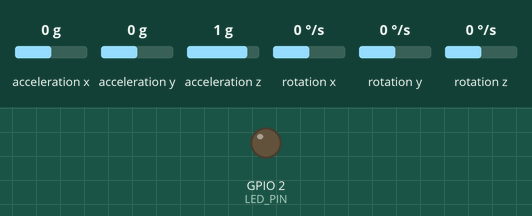
This program was run on a simulated ESP32. On the bench: output pins drawn as LEDs (lit = HIGH). Wiring (inferred from the names in the program): MPU-6050 motion sensor at I2C address 0x68. Inputs (shaded band) come from the test bench; at power-on: acceleration x 0 g, acceleration y 0 g, acceleration z 1 g, rotation x 0 °/s, rotation y 0 °/s, rotation z 0 °/s. What the program prints to the serial monitor is not drawn.

Above: at 0.01 s.
At 1.2 s:
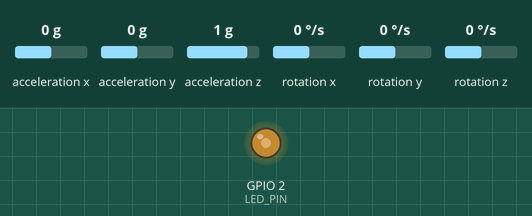
1.3 s: acceleration x set to -1.4 g
3.2 s: acceleration y set to -1.4 g
5.1 s: acceleration z set to -1.4 g
7.0 s: rotation x set to -192 °/s
Timing chart, 0 to 9.9 s (numbered marks = the images above; inputs shaded):
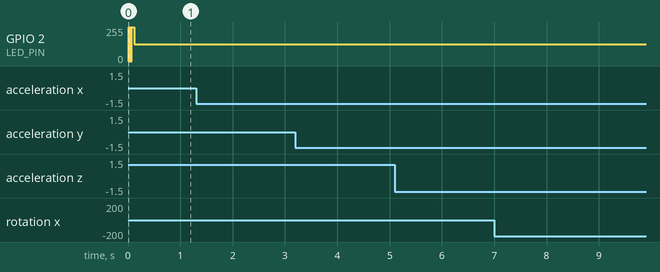

The program:

main.cpp
```cpp
#include <Arduino.h>

#include "my_func.h"
#include "MyMPU6050.h"

#define LED_PIN 2

hw_timer_t *timer = NULL;
volatile SemaphoreHandle_t timerSemaphore;
portMUX_TYPE timerMux = portMUX_INITIALIZER_UNLOCKED;

void ARDUINO_ISR_ATTR onTimer()
{

  portENTER_CRITICAL_ISR(&timerMux);

  portEXIT_CRITICAL_ISR(&timerMux);
  // Give a semaphore that we can check in the loop
  xSemaphoreGiveFromISR(timerSemaphore, NULL);
  // It is safe to use digitalRead/Write here if you want to toggle an output
  digitalWrite(LED_PIN, !digitalRead(LED_PIN));
}

void setup()
{
    // inicializando seril comm
    Serial.begin(115200);

    // inicializando MPU
    MPU_init();

    // Create semaphore to inform us when the timer has fired
    timerSemaphore = xSemaphoreCreateBinary();

    // Set timer frequency to 1Mhz
    timer = timerBegin(0, 80, true);

    // Attach onTimer function to our timer.
    timerAttachInterrupt(timer, &onTimer, true);

    // Set alarm to call onTimer function every second (value in microseconds).
    // Repeat the alarm (third parameter) with unlimited count = 0 (fourth parameter).
    timerAlarmWrite(timer, 10000, true);
    timerAlarmEnable(timer);

    // Configura el pin GPIO 2 como salida digital
    pinMode(LED_PIN, OUTPUT);
    digitalWrite(LED_PIN, LOW);

}

void loop()
{
    if(xSemaphoreTake(timerSemaphore, 0) == pdTRUE)
    {

      float acc[3] = {0};
      float gyr[3] = {0};

      portENTER_CRITICAL(&timerMux);

      portEXIT_CRITICAL(&timerMux);

      MPU6050_Read_Accel(acc);
      MPU6050_Read_Gyro(gyr);

      char sendData[27];
      en_pack('a', sendData, acc, gyr);

      Serial.write(sendData,27);
    }
}
```

my_func.cpp
```cpp
#include "my_func.h"
#include <Arduino.h>
#include <my_util.h>

void en_pack(char c_sens,char* buffer, float *data)
{
	buffer[0] = c_sens;
	buffer[1] = c_sens;
	for(int i = 0;i<3;i++)
	{
		byte ltes[4];
		fromFloatToBytes(ltes ,data[i]);

		for(int k = 0; k<4; k++)
			buffer[(i*4) + k+2] = ltes[k];


	}
	buffer[14] = '\n';
}

void en_pack(char c_sens, char *buffer, float *data1, float *data2)
{
	buffer[0] = c_sens;
	buffer[1] = c_sens;
	for(int i = 0;i<3;i++)
	{
		byte ltes[4];
		fromFloatToBytes(ltes ,data1[i]);

		for(int k = 0; k<4; k++)
			buffer[(i*4) + k+2] = ltes[k];

	}

	for(int i = 3; i<6 ;i++)
	{
		byte ltes[4];
		fromFloatToBytes(ltes ,data2[i-3]);

		for(int k = 0; k<4; k++)
			buffer[(i*4) + k+2] = ltes[k];

	}

	buffer[26] = '\n';
}
```

my_func.h
```cpp
#ifndef MY_FUNC_H
#define My_FUNC_H

void en_pack(char, char *, float *);
void en_pack(char, char *, float *, float *);

#endif
```

Measured:
- after the input at 1.3 s, every drawn part: stays the same
- after the input at 3.2 s, every drawn part: stays the same
- after the input at 5.1 s, every drawn part: stays the same
- after the input at 7.0 s, every drawn part: stays the same
